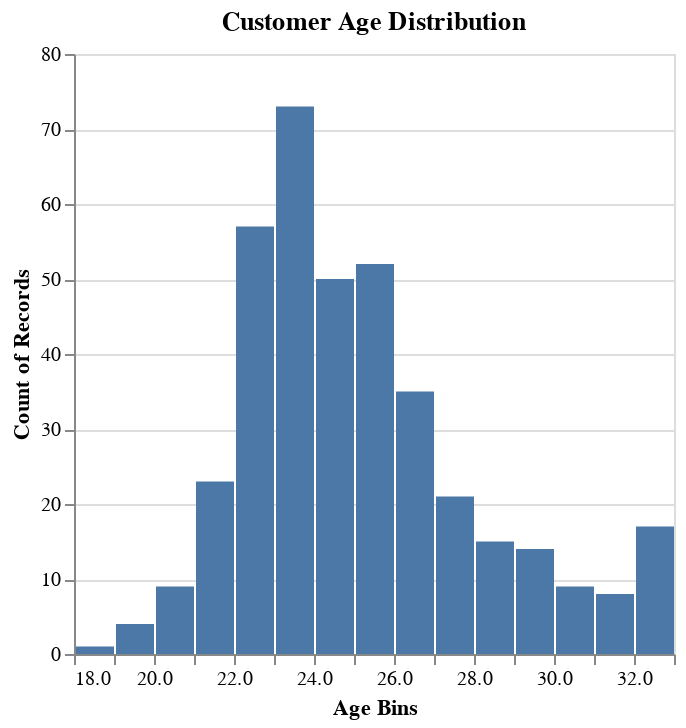

The notebook cell this image was saved under:
### Code cell
# Problem 1: Histogram - Customer Age Distribution

# 1. Histogram: Customer Age Distribution
age_hist = alt.Chart(data).mark_bar().encode(
    alt.X('Age:Q', bin=alt.Bin(maxbins=20), title='Age Bins'),
    y='count()',
    tooltip=['count()']
).properties(title='Customer Age Distribution').interactive()

age_hist

### Figure 1 — Vega-Lite specification as saved in the notebook (floating-point values rounded to 4 significant figures; data arrays with more than 128 entries replaced by an {"elided": "..."} marker saying what was removed)
{"config": {"view": {"continuousWidth": 300, "continuousHeight": 300}}, "data": {"name": "data-dc4a006058f6ac0ed633c68043f3944f"}, "mark": {"type": "bar"}, "encoding": {"tooltip": [{"aggregate": "count", "type": "quantitative"}], "x": {"bin": {"maxbins": 20}, "field": "Age", "title": "Age Bins", "type": "quantitative"}, "y": {"aggregate": "count", "type": "quantitative"}}, "params": [{"name": "param_46", "select": {"type": "interval", "encodings": ["x", "y"]}, "bind": "scales"}], "title": "Customer Age Distribution", "$schema": "https://vega.github.io/schema/vega-lite/v5.8.0.json", "datasets": {"data-dc4a006058f6ac0ed633c68043f3944f": {"elided": "388 records"}}}
